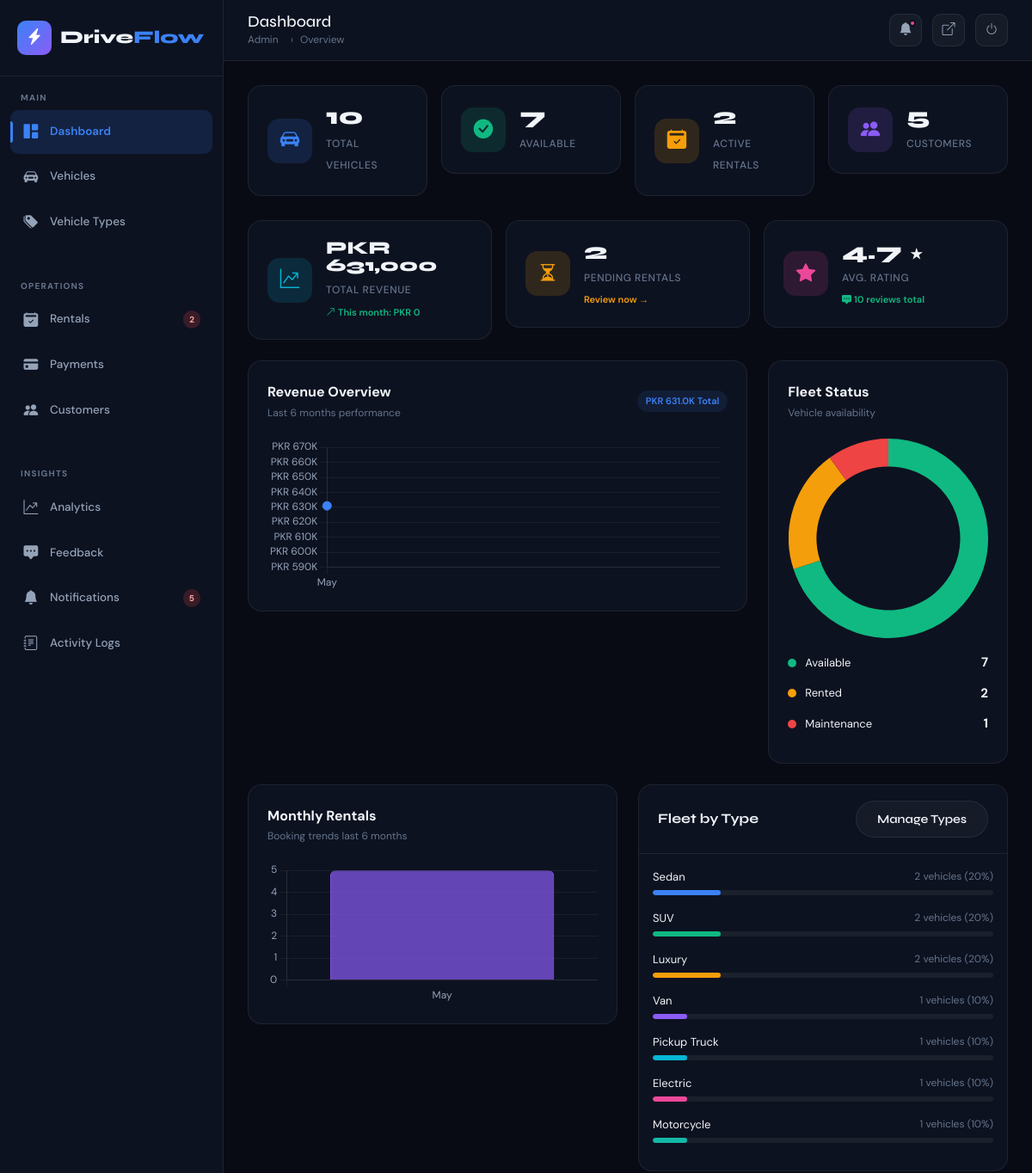
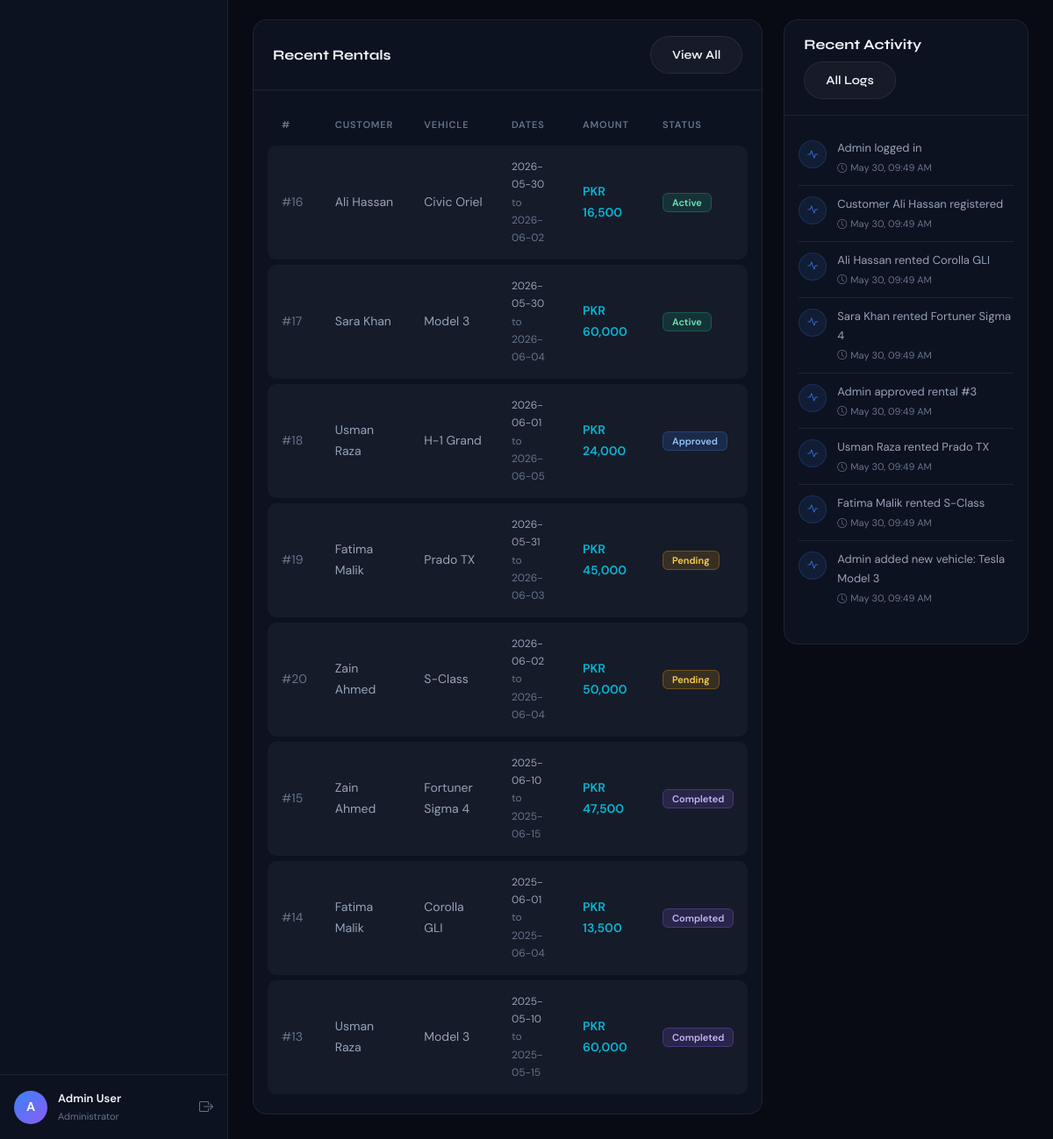
Page /admin/dashboard.php (signed in) on the committed database (2 pictures, top to bottom).
### tables this page shows
CREATE TABLE rentals (
    id INT AUTO_INCREMENT PRIMARY KEY,
    user_id INT NOT NULL,
    vehicle_id INT NOT NULL,
    start_date DATE NOT NULL,
    end_date DATE NOT NULL,
    total_price DECIMAL(10,2) NOT NULL,
    rental_status ENUM('Pending','Approved','Active','Completed','Cancelled') DEFAULT 'Pending',
    notes TEXT,
    created_at TIMESTAMP DEFAULT CURRENT_TIMESTAMP,
    FOREIGN KEY (user_id) REFERENCES users(id) ON DELETE CASCADE,
    FOREIGN KEY (vehicle_id) REFERENCES vehicles(id) ON DELETE CASCADE
);

CREATE TABLE users (
    id INT AUTO_INCREMENT PRIMARY KEY,
    full_name VARCHAR(150) NOT NULL,
    email VARCHAR(191) NOT NULL UNIQUE,
    password VARCHAR(255) NOT NULL,
    role ENUM('admin','customer') DEFAULT 'customer',
    phone VARCHAR(20),
    address TEXT,
    created_at TIMESTAMP DEFAULT CURRENT_TIMESTAMP
);

CREATE TABLE vehicles (
    id INT AUTO_INCREMENT PRIMARY KEY,
    vehicle_name VARCHAR(150) NOT NULL,
    vehicle_number VARCHAR(50) NOT NULL UNIQUE,
    type_id INT,
    brand VARCHAR(100),
    price_per_day DECIMAL(10,2) NOT NULL,
    status ENUM('Available','Rented','Maintenance') DEFAULT 'Available',
    image VARCHAR(255) DEFAULT 'default.jpg',
    description TEXT,
    seats INT DEFAULT 5,
    fuel_type VARCHAR(50) DEFAULT 'Petrol',
    transmission VARCHAR(50) DEFAULT 'Manual',
    year INT,
    created_at TIMESTAMP DEFAULT CURRENT_TIMESTAMP,
    FOREIGN KEY (type_id) REFERENCES vehicle_types(id) ON DELETE SET NULL
);

CREATE TABLE activity_logs (
    id INT AUTO_INCREMENT PRIMARY KEY,
    user_id INT,
    activity VARCHAR(500) NOT NULL,
    ip_address VARCHAR(45),
    created_at TIMESTAMP DEFAULT CURRENT_TIMESTAMP,
    FOREIGN KEY (user_id) REFERENCES users(id) ON DELETE SET NULL
);

### admin/dashboard.php (the view, shortened to what the rows shown need)
<?php
require_once '../includes/config.php';
$db = getDB();
$availVehicles   = $db->query("SELECT COUNT(*) FROM vehicles WHERE status='Available'")->fetchColumn();
$rentedVehicles  = $db->query("SELECT COUNT(*) FROM vehicles WHERE status='Rented'")->fetchColumn();
$maintVehicles   = $db->query("SELECT COUNT(*) FROM vehicles WHERE status='Maintenance'")->fetchColumn();
$monthlyRevenue = $db->query("
    SELECT DATE_FORMAT(payment_date,'%b') as month_label,
           MONTH(payment_date) as month_num,
           YEAR(payment_date) as yr,
           COALESCE(SUM(amount),0) as revenue
    FROM payments
    WHERE payment_status='Completed'
      AND payment_date >= DATE_SUB(NOW(), INTERVAL 6 MONTH)
    GROUP BY YEAR(payment_date), MONTH(payment_date)
    ORDER BY yr, month_num
")->fetchAll();
$monthlyRentals = $db->query("
    SELECT DATE_FORMAT(created_at,'%b') as month_label,
           COUNT(*) as count
    FROM rentals
    WHERE created_at >= DATE_SUB(NOW(), INTERVAL 6 MONTH)
    GROUP BY YEAR(created_at), MONTH(created_at)
    ORDER BY YEAR(created_at), MONTH(created_at)
")->fetchAll();
$recentRentals = $db->query("
    SELECT r.*, u.full_name, v.vehicle_name
    FROM rentals r
    JOIN users u ON r.user_id = u.id
    JOIN vehicles v ON r.vehicle_id = v.id
    ORDER BY r.created_at DESC
    LIMIT 8
")->fetchAll();
$recentActivity = $db->query("
    SELECT al.*, u.full_name
    FROM activity_logs al
    LEFT JOIN users u ON al.user_id = u.id
    ORDER BY al.created_at DESC
    LIMIT 8
")->fetchAll();
$revenueLabels  = json_encode(array_column($monthlyRevenue, 'month_label'));
$revenueData    = json_encode(array_column($monthlyRevenue, 'revenue'));
$rentalLabels   = json_encode(array_column($monthlyRentals, 'month_label'));
$rentalData     = json_encode(array_column($monthlyRentals, 'count'));
?>
<!DOCTYPE html>
<html lang="en">
<head>
<link href="https://cdn.jsdelivr.net/npm/bootstrap@5.3.0/dist/css/bootstrap.min.css" rel="stylesheet">
<link href="https://cdn.jsdelivr.net/npm/bootstrap-icons@1.11.0/font/bootstrap-icons.css" rel="stylesheet">
<link href="../assets/css/main.css" rel="stylesheet">
<link href="../assets/css/admin.css" rel="stylesheet">
</head>
<body>
<div class="admin-wrapper">
  <div class="main-content">
    <div class="content-area">
      <div class="row g-4">
        <div class="col-lg-8">
          <div class="data-card">
            <div class="data-card-body">
              <?php if (empty($recentRentals)): ?>
                <div class="empty-state"><i class="bi bi-calendar2-x"></i><h5>No rentals yet</h5></div>
              <?php else: ?>
              <table class="df-table">
                <thead><tr>
                  <th>#</th><th>Customer</th><th>Vehicle</th><th>Dates</th><th>Amount</th><th>Status</th>
                </tr></thead>
                <tbody>
                <?php foreach ($recentRentals as $r): ?>
                <tr>
                  <td style="color:var(--text-muted);">#<?= $r['id'] ?></td>
                  <td><?= clean($r['full_name']) ?></td>
                  <td><?= clean($r['vehicle_name']) ?></td>
                  <td style="font-size:12px;"><?= $r['start_date'] ?><br><span style="color:var(--text-muted);">to <?= $r['end_date'] ?></span></td>
                  <td style="color:var(--accent-cyan);font-weight:600;"><?= formatCurrency($r['total_price']) ?></td>
                  <td>
                    <span class="badge-<?= strtolower($r['rental_status']) ?>"><?= $r['rental_status'] ?></span>
                  </td>
                </tr>
                <?php endforeach; ?>
                </tbody>
              </table>
              <?php endif; ?>
            </div>
          </div>
        </div>
        <div class="col-lg-4">
          <div class="data-card">
            <div class="data-card-body">
              <ul class="activity-list">
                <?php foreach ($recentActivity as $act): ?>
                <li class="activity-item">
                  <div class="activity-icon"><i class="bi bi-activity"></i></div>
                  <div>
                    <div class="activity-text"><?= clean($act['activity']) ?></div>
                    <div class="activity-time"><i class="bi bi-clock me-1"></i><?= date('M d, h:i A', strtotime($act['created_at'])) ?></div>
                  </div>
                </li>
                <?php endforeach; ?>
              </ul>
            </div>
          </div>
        </div>
      </div>
    </div>
  </div>
</div>
<script>
Chart.defaults.color = '#94a3b8';
Chart.defaults.borderColor = 'rgba(255,255,255,0.06)';
Chart.defaults.font.family = "'DM Sans', sans-serif";
// Revenue Chart
const revenueCtx = document.getElementById('revenueChart').getContext('2d');
const revenueGrad = revenueCtx.createLinearGradient(0, 0, 0, 280);
revenueGrad.addColorStop(0, 'rgba(59,130,246,0.4)');
revenueGrad.addColorStop(1, 'rgba(59,130,246,0.01)');
new Chart(revenueCtx, {
  type: 'line',
  data: {
    labels: <?= $revenueLabels ?>,
    datasets: [{
      label: 'Revenue (PKR)',
      data: <?= $revenueData ?>,
      borderColor: '#3b82f6',
      backgroundColor: revenueGrad,
      fill: true,
      tension: 0.4,
      pointBackgroundColor: '#3b82f6',
      pointRadius: 5,
      pointHoverRadius: 8,
    }]
  },
  options: {
    responsive: true,
    plugins: { legend: { display: false }, tooltip: {
      callbacks: { label: ctx => ' PKR ' + ctx.raw.toLocaleString() }
    }},
    scales: {
      y: { ticks: { callback: v => 'PKR ' + (v/1000).toFixed(0) + 'K' } }
    }
  }
});
// Fleet Donut
new Chart(document.getElementById('fleetChart'), {
  type: 'doughnut',
  data: {
    labels: ['Available', 'Rented', 'Maintenance'],
    datasets: [{
      data: [<?= $availVehicles ?>, <?= $rentedVehicles ?>, <?= $maintVehicles ?>],
      backgroundColor: ['#10b981', '#f59e0b', '#ef4444'],
      borderWidth: 0,
      hoverOffset: 8,
    }]
  },
  options: {
    cutout: '72%',
    plugins: { legend: { display: false } }
  }
});
// Rentals Bar Chart
new Chart(document.getElementById('rentalsChart'), {
  type: 'bar',
  data: {
    labels: <?= $rentalLabels ?>,
    datasets: [{
      label: 'Rentals',
      data: <?= $rentalData ?>,
      backgroundColor: 'rgba(139,92,246,0.7)',
      borderColor: '#8b5cf6',
      borderWidth: 1,
      borderRadius: 6,
    }]
  },
  options: {
    responsive: true,
    plugins: { legend: { display: false } },
    scales: { y: { beginAtZero: true, ticks: { stepSize: 1 } } }
  }
});
</script>
</body>
</html>

### rows in the picture
rentals: id "16", user.full_name "Ali Hassan", vehicle.vehicle_name "Civic Oriel", start_date "2026-05-30", end_date "2026-06-02", total_price "PKR 16,500", rental_status "Active"
rentals: id "17", user.full_name "Sara Khan", vehicle.vehicle_name "Model 3", start_date "2026-05-30", end_date "2026-06-04", total_price "PKR 60,000", rental_status "Active"
rentals: id "18", user.full_name "Usman Raza", vehicle.vehicle_name "H-1 Grand", start_date "2026-06-01", end_date "2026-06-05", total_price "PKR 24,000", rental_status "Approved"
rentals: id "19", user.full_name "Fatima Malik", vehicle.vehicle_name "Prado TX", start_date "2026-05-31", end_date "2026-06-03", total_price "PKR 45,000", rental_status "Pending"
rentals: id "20", user.full_name "Zain Ahmed", vehicle.vehicle_name "S-Class", start_date "2026-06-02", end_date "2026-06-04", total_price "PKR 50,000", rental_status "Pending"
rentals: id "15", user.full_name "Zain Ahmed", vehicle.vehicle_name "Fortuner Sigma 4", start_date "2025-06-10", end_date "2025-06-15", total_price "PKR 47,500", rental_status "Completed"
rentals: id "14", user.full_name "Fatima Malik", vehicle.vehicle_name "Corolla GLI", start_date "2025-06-01", end_date "2025-06-04", total_price "PKR 13,500", rental_status "Completed"
rentals: id "13", user.full_name "Usman Raza", vehicle.vehicle_name "Model 3", start_date "2025-05-10", end_date "2025-05-15", total_price "PKR 60,000", rental_status "Completed"
activity_logs: activity "Admin logged in", created_at "May 30, 09:49 AM"
activity_logs: activity "Customer Ali Hassan registered", created_at "May 30, 09:49 AM"
activity_logs: activity "Ali Hassan rented Corolla GLI", created_at "May 30, 09:49 AM"
activity_logs: activity "Sara Khan rented Fortuner Sigma 4", created_at "May 30, 09:49 AM"
activity_logs: activity "Admin approved rental #3", created_at "May 30, 09:49 AM"
activity_logs: activity "Usman Raza rented Prado TX", created_at "May 30, 09:49 AM"
activity_logs: activity "Fatima Malik rented S-Class", created_at "May 30, 09:49 AM"
activity_logs: activity "Admin added new vehicle: Tesla Model 3", created_at "May 30, 09:49 AM"

### other values in the picture
$pendingRentals "2"
$unreadNotifs "5"
substr($_SESSION['full_name'], 0, 1) "A"
$_SESSION['full_name'] "Admin User"
$pageTitle "Dashboard"
$breadcrumb "Overview"
$totalVehicles "10"
$availVehicles "7"
$activeRentals "2"
$totalCustomers "5"
$totalRevenue "631,000"
$monthRevenue "0"
$avgRating "4.7"
$db->query("SELECT COUNT(*) FROM feedback")->fetchColumn() "10"
$totalRevenue/1000 "631.0"
